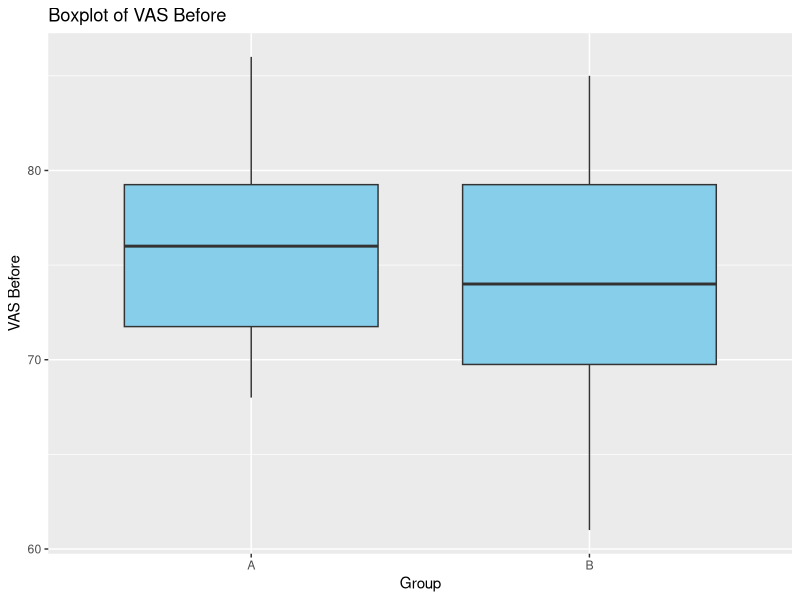
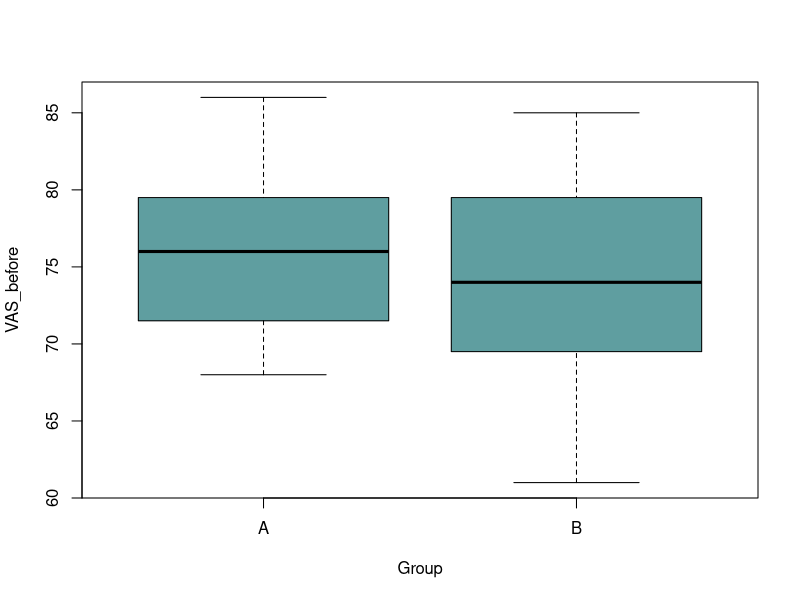
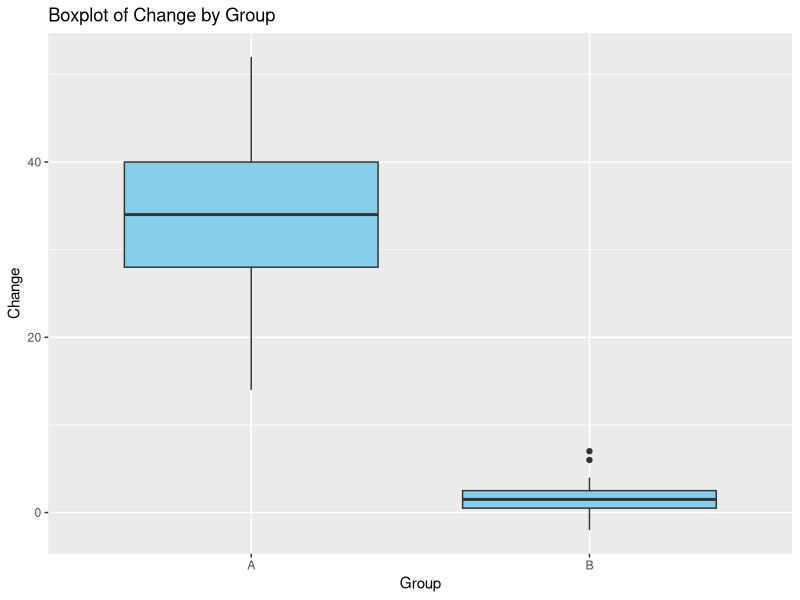
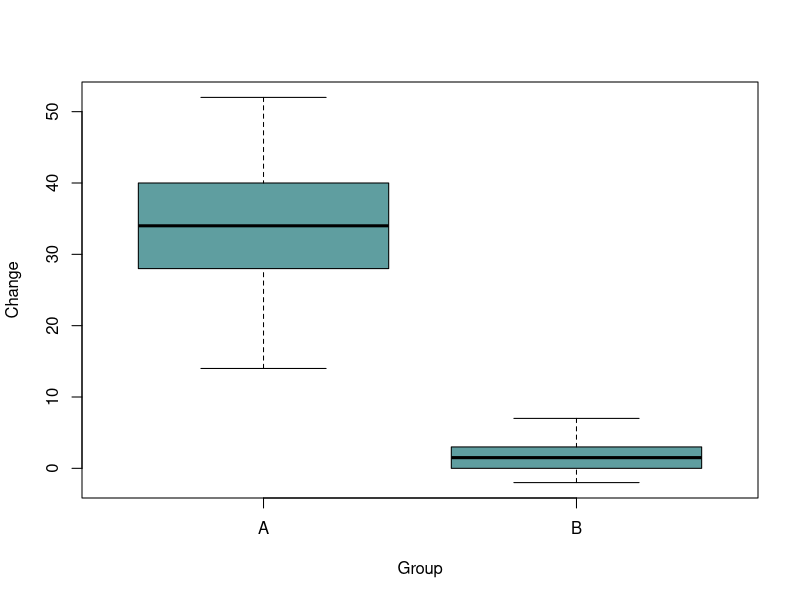
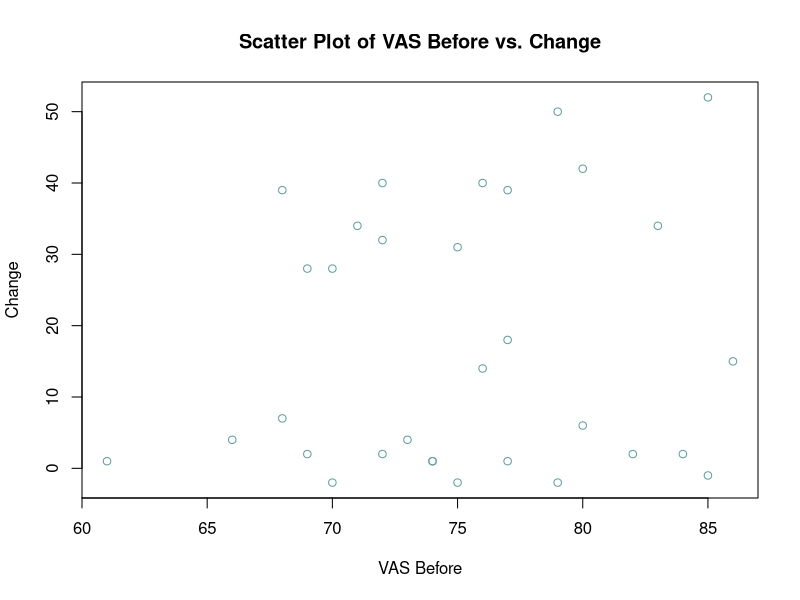

Generate these figures, in order, with R:

library(ggplot2)
library(dplyr)



# 1
vas_data <- read.csv("./data/0104_exploratory_data_analysis/00_live_class/VAS_DATA.csv", header = TRUE)
head(vas_data)



# 2
ggplot(vas_data, aes(x = Group, y = VAS_before)) +
  geom_boxplot(fill = "skyblue") +
  labs(title = "Boxplot of VAS Before", y = "VAS Before")

boxplot(VAS_before ~ Group, data = vas_data, col = "cadetblue")



# 3
summary(vas_data)

func <- function(x) {
  c(
    n = length(x),
    mean = round(mean(x), 2),
    median = median(x),
    sd = round(sd(x), 2)
  )
}
aggregate(VAS_before ~ Group, data = vas_data, FUN = func)

vas_data %>%
  group_by(Group) %>%
  summarise(
    n = length(VAS_before),
    mean = round(mean(VAS_before), 2),
    median = round(median(VAS_before), 2),
    sd = round(sd(VAS_before), 2)
  ) %>%
  as.data.frame()



# 4
vas_data$Change <- vas_data$VAS_before - vas_data$VAS_after
head(vas_data)



# 5
ggplot(vas_data, aes(x = Group, y = Change)) +
  geom_boxplot(fill = "skyblue") +
  labs(title = "Boxplot of Change by Group", y = "Change")

boxplot(Change ~ Group, data = vas_data, col = "cadetblue")



# 6
vas_data$Change_20 <- ifelse(vas_data$Change > 20, "Yes", "No")
head(vas_data)



# 7
table(vas_data$Change_20, vas_data$Group)



# 8
plot(
  vas_data$VAS_before, 
  vas_data$Change, 
  col = "cadetblue", 
  main = "Scatter Plot of VAS Before vs. Change", 
  xlab = "VAS Before", 
  ylab = "Change"
)



# 9 
cor(vas_data$VAS_before, vas_data$Change)
# 0.1296909 - weak positive correlation





